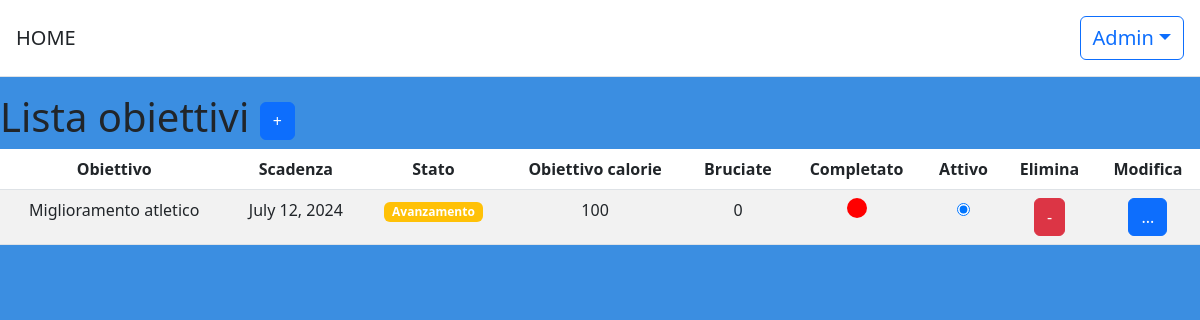
Screenshot of /goals/lista/ (signed in) with the database file from the repository.
### users/models.py (models this page shows)
class CustomUser(AbstractUser):
    nome = models.CharField(max_length=100, null=True, blank=True)
    cognome = models.CharField(max_length=100, null=True, blank=True)
    età = models.PositiveIntegerField(null=True, blank=True)
    peso = models.PositiveIntegerField(null=True, blank=True)
    altezza = models.PositiveIntegerField(null=True, blank=True)

### goals/models.py (models this page shows, shortened)
class GoalModel(models.Model):
    GOAL_CHOICES = (
        ('Perdita peso', 'Perdita peso'),
        ('Aumento massa muscolare', 'Aumento massa muscolare'),
        ('Miglioramento atletico', 'Miglioramento atletico'),
    )
    STATUS_CHOICES = (
        ('V', 'In Corso'),
        ('S', 'Scaduto'),
    )
    TEMP_CHOICES = (
        (1, '1 giorno'),
        (7, '1 settimana'),
        (30, '1 mese'),
        (90, '3 mesi'),
    )
    def is_deadline_expired(self):
        today = date.today()
        if self.deadline < today:
            self.is_expired = True
            self.save()
            return True
        else:
            self.is_expired = False
            self.save()
            return False
    deadline = models.DateField(blank=True, null=True)
    status = models.CharField(max_length=1, choices=STATUS_CHOICES, default='V')
    tempistica = models.IntegerField(choices=TEMP_CHOICES, default=30)
    utente = models.ForeignKey(settings.AUTH_USER_MODEL, on_delete=models.CASCADE)
    goal_type = models.CharField(max_length=30, choices=GOAL_CHOICES)
    data_creazione = models.DateField(default=timezone.now)
    descrizione = models.TextField(max_length=255, blank=True, null=True)
    CaloriesGoal = models.IntegerField(default=0, blank=False, null=False)
    is_selected = models.BooleanField(default=False)
    is_completed = models.BooleanField(default=False)
    is_expired = models.BooleanField(default=False)
    cal = models.IntegerField(default=0)

### goals/views.py (the view, shortened to what this page needs)
# urls.py: path('lista/', views.listaobiettivi, name='listaobiettivi'),
@login_required
def listaobiettivi(request):
    goals = GoalModel.objects.filter(utente=request.user)
    return render(request, 'goals.html', {'goals': goals})

### templates/goals.html (shortened to what this page needs)
{% extends "base.html" %}
{% block content %}
  <div>
    <h1>
      Lista obiettivi
      <a href="{% url 'create_goal' %}" class="btn btn-primary"> + </a>
    </h1>
  </div>
<form id="goalSelectionForm" method="POST" action="{% url 'update_goal_selection' %}">
 <div class="table-responsive" >
  <table class="table table-striped">
    <thead>
      <tr>
        <th>Obiettivo</th>
        <th>Scadenza</th>
        <th>Stato</th>
        <th>Obiettivo calorie</th>
        <th>Bruciate</th>
        <th>Completato</th>
        <th>Attivo</th>
        <th>Elimina</th>
        <th>Modifica</th>
      </tr>
    </thead>
    <tbody>
      {% for goal in goals %}
        <tr>
          <td>{{ goal.goal_type }}</td>
          <td>{{ goal.deadline }}</td>
          <td>
            {% if goal.is_completed %}
              <span class="badge bg-success">Completato</span>
            {% else %}
             {% if goal.is_deadline_expired %}
              <span class="badge bg-danger">Scaduto</span>
             {% else %}
              <span class="badge bg-warning">Avanzamento</span>
            {% endif %}
           {% endif %}
          </td>
          <td>
            {{ goal.CaloriesGoal }}
          </td>
          <td>
            {{ goal.cal }}
          <td>
            {% if goal.is_completed %}
            <div style="width: 20px;height: 20px;border-radius: 50%;display: inline-block; background-color:green"></div>
            {% else %}
            <div style="width: 20px;height: 20px;border-radius: 50%;display: inline-block;background-color: red;"></div>
            {% endif %}
          </td>
        {% if not goal.is_completed and not goal.is_deadline_expired %}
         <td >
         <input type="radio" name="selected_goal" value="{{ goal.pk }}" onchange="this.form.submit()"
          {% if goal.is_selected %} checked {% endif %}>
         </td>
          <td>
            <a href="{% url 'delete_goal' goal.pk %}" class="btn btn-danger">-</a>
          </td>
          <td>
            <a href="{% url 'edit' goal.pk %}" class="btn btn-primary">...</a>
          </td>
          {% else %}
          <td>&nbsp</td>
          <td>&nbsp</td>
          <td>&nbsp</td>
          {% endif %}
        </tr>
      {% empty %}
        <tr>
          <td colspan="10">Nessun obiettivo completato</td>
        </tr>
      {% endfor %}
    </tbody>
  </table>
  </div>
</form>
{% endblock content %}

### templates/base.html (shortened to what this page needs)
<!DOCTYPE html>
<html>
{% load static %}
<head>
    <link href="https://cdn.jsdelivr.net/npm/bootstrap@5.2.3/dist/css/bootstrap.min.css" rel="stylesheet"
>
   <link rel="stylesheet" href="https://cdnjs.cloudflare.com/ajax/libs/bootstrap/5.3.0/css/bootstrap.min.css">
</head>
<header class="p-3 mb-3 border-bottom" style="background-color: white">
        <div class="d-flex flex-wrap align-items-center justify-content-center justify-content-lg-start">
            <a class="navbar-brand" href="{% url 'homeview' %}" style="font-size:20px">HOME</a>
            <div class="text-end">
                {% if user.is_authenticated %}
                <div class="dropdown" >
                    <button style="font-size:20px" class="btn btn-outline-primary dropdown-toggle" type="button" id="dropdownMenuButton" data-bs-toggle="dropdown" aria-expanded="false">
                        {{ user.username }}</button>
                </div>
                {% else %}
                <a href="{% url 'users:login' %}" class="btn btn-outline-primary me-2">Log In</a>
                <a href="{% url 'users:signup' %}" class="btn btn-primary">Sign Up</a>
                {% endif %}
            </div>
        </div>
    </header>
<body style="background-color:#3b8ee1">
    <main >
        {% block content %}
        {% endblock %}
    </main>
</body>
</html>

### templates/goals.html (style rules this page uses)
td { text-align: center; }
tr { text-align: center; }

### rows the page displays
CustomUser: username "Admin"
GoalModel: goal_type "Miglioramento atletico", deadline "July 12, 2024", is_completed "Avanzamento", CaloriesGoal "100", cal "0", is_selected "☑"
